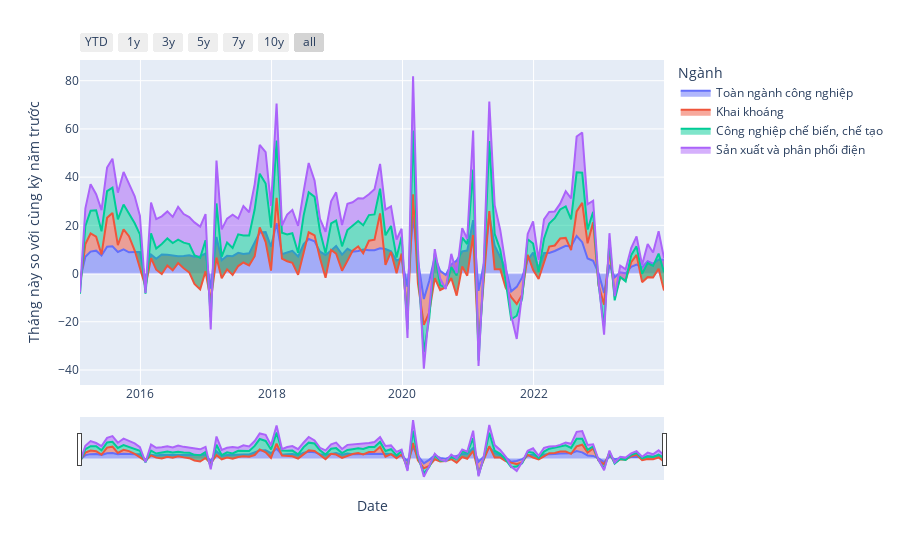

Notebook code for this chart:
### Code cell
import pandas as pd
import plotly.express as px
import plotly.graph_objects as go

df_show = dfs_iip[
    (
        (dfs_iip["Ngành"] == "Toàn ngành công nghiệp")
        | (dfs_iip["Ngành"] == "Khai khoáng")
        | (dfs_iip["Ngành"] == "Công nghiệp chế biến, chế tạo")
        | (dfs_iip["Ngành"] == "Sản xuất và phân phối điện")
    )
    & (dfs_iip["Date"] > "2015-01-01")
]

fig = px.area(df_show, x="Date", y="Tháng này so với cùng kỳ năm trước", color="Ngành")

fig.update_xaxes(
    rangeslider_visible=True,
    rangeselector=dict(
        buttons=[
            dict(count=1, label="YTD", step="year", stepmode="todate"),
            dict(count=1, label="1y", step="year", stepmode="backward"),
            dict(count=3, label="3y", step="year", stepmode="backward"),
            dict(count=5, label="5y", step="year", stepmode="backward"),
            dict(count=7, label="7y", step="year", stepmode="backward"),
            dict(count=10, label="10y", step="year", stepmode="backward"),
            dict(step="all"),
        ]
    ),
)

fig.show()
